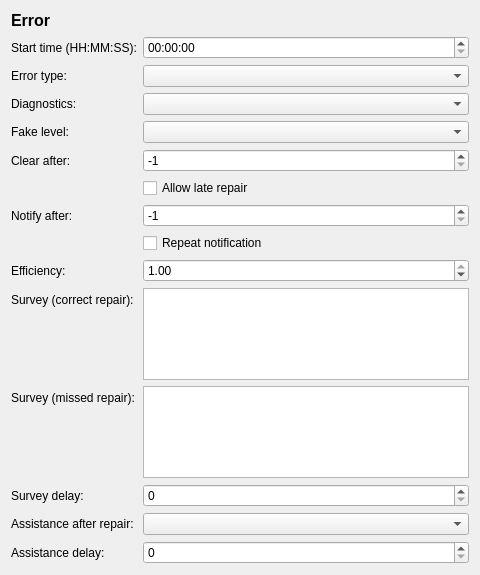
<?xml version="1.0" encoding="UTF-8"?>
<ui version="4.0">
 <class>ErrorElementEditor</class>
 <widget class="QWidget" name="ErrorElementEditor">
  <property name="geometry">
   <rect>
    <x>0</x>
    <y>0</y>
    <width>480</width>
    <height>575</height>
   </rect>
  </property>
  <property name="minimumSize">
   <size>
    <width>480</width>
    <height>0</height>
   </size>
  </property>
  <property name="windowTitle">
   <string>Form</string>
  </property>
  <layout class="QFormLayout" name="formLayout">
   <item row="0" column="0">
    <widget class="QLabel" name="label">
     <property name="font">
      <font>
       <pointsize>12</pointsize>
       <weight>75</weight>
       <bold>true</bold>
      </font>
     </property>
     <property name="text">
      <string>Error</string>
     </property>
    </widget>
   </item>
   <item row="1" column="0">
    <widget class="QLabel" name="label_3">
     <property name="text">
      <string>Start time (HH:MM:SS):</string>
     </property>
    </widget>
   </item>
   <item row="1" column="1">
    <widget class="QTimeEdit" name="timeEdit">
     <property name="currentSection">
      <enum>QDateTimeEdit::HourSection</enum>
     </property>
     <property name="displayFormat">
      <string>HH:mm:ss</string>
     </property>
    </widget>
   </item>
   <item row="2" column="0">
    <widget class="QLabel" name="label_2">
     <property name="text">
      <string>Error type:</string>
     </property>
    </widget>
   </item>
   <item row="2" column="1">
    <widget class="QComboBox" name="errortype_comboBox"/>
   </item>
   <item row="3" column="0">
    <widget class="QLabel" name="label_4">
     <property name="text">
      <string>Diagnostics:</string>
     </property>
    </widget>
   </item>
   <item row="3" column="1">
    <widget class="QComboBox" name="diagnostic_comboBox"/>
   </item>
   <item row="5" column="0">
    <widget class="QLabel" name="label_5">
     <property name="text">
      <string>Fake level:</string>
     </property>
    </widget>
   </item>
   <item row="5" column="1">
    <widget class="QComboBox" name="fakelevel_comboBox"/>
   </item>
   <item row="6" column="0">
    <widget class="QLabel" name="label_6">
     <property name="text">
      <string>Clear after:</string>
     </property>
    </widget>
   </item>
   <item row="6" column="1">
    <widget class="QSpinBox" name="cleanAfter_spinBox">
     <property name="minimum">
      <number>-1</number>
     </property>
     <property name="maximum">
      <number>99999</number>
     </property>
     <property name="value">
      <number>-1</number>
     </property>
    </widget>
   </item>
   <item row="8" column="0">
    <widget class="QLabel" name="label_7">
     <property name="text">
      <string>Notify after:</string>
     </property>
    </widget>
   </item>
   <item row="8" column="1">
    <widget class="QSpinBox" name="notifyAfter_spinBox">
     <property name="minimum">
      <number>-1</number>
     </property>
     <property name="maximum">
      <number>99999</number>
     </property>
     <property name="value">
      <number>-1</number>
     </property>
    </widget>
   </item>
   <item row="11" column="0">
    <widget class="QLabel" name="label_8">
     <property name="text">
      <string>Survey (correct repair):</string>
     </property>
    </widget>
   </item>
   <item row="13" column="0">
    <widget class="QLabel" name="label_9">
     <property name="text">
      <string>Survey (missed repair):</string>
     </property>
    </widget>
   </item>
   <item row="10" column="0">
    <widget class="QLabel" name="label_10">
     <property name="text">
      <string>Efficiency:</string>
     </property>
    </widget>
   </item>
   <item row="10" column="1">
    <widget class="QDoubleSpinBox" name="efficiency_spinBox">
     <property name="maximum">
      <double>1.000000000000000</double>
     </property>
     <property name="singleStep">
      <double>0.100000000000000</double>
     </property>
     <property name="value">
      <double>1.000000000000000</double>
     </property>
    </widget>
   </item>
   <item row="11" column="1">
    <widget class="QListWidget" name="surveycorrect_list"/>
   </item>
   <item row="13" column="1">
    <widget class="QListWidget" name="surveymissed_list"/>
   </item>
   <item row="14" column="0">
    <widget class="QLabel" name="label_11">
     <property name="text">
      <string>Survey delay:</string>
     </property>
    </widget>
   </item>
   <item row="14" column="1">
    <widget class="QSpinBox" name="surveydelay_spinBox">
     <property name="maximum">
      <number>99999</number>
     </property>
    </widget>
   </item>
   <item row="9" column="1">
    <widget class="QCheckBox" name="repeatNotification_checkBox">
     <property name="text">
      <string>Repeat notification</string>
     </property>
    </widget>
   </item>
   <item row="16" column="0">
    <widget class="QLabel" name="label_12">
     <property name="text">
      <string>Assistance after repair:</string>
     </property>
    </widget>
   </item>
   <item row="16" column="1">
    <widget class="QComboBox" name="loa_comboBox"/>
   </item>
   <item row="17" column="0">
    <widget class="QLabel" name="label_13">
     <property name="text">
      <string>Assistance delay:</string>
     </property>
    </widget>
   </item>
   <item row="17" column="1">
    <widget class="QSpinBox" name="loadelay_spinBox">
     <property name="maximum">
      <number>99999</number>
     </property>
    </widget>
   </item>
   <item row="7" column="1">
    <widget class="QCheckBox" name="allowLateRepair_checkBox">
     <property name="text">
      <string>Allow late repair</string>
     </property>
    </widget>
   </item>
  </layout>
 </widget>
 <resources/>
 <connections/>
</ui>
